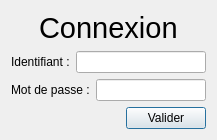
<?xml version="1.0" encoding="UTF-8"?>
<ui version="4.0">
 <class>Connexion</class>
 <widget class="QDialog" name="Connexion">
  <property name="geometry">
   <rect>
    <x>0</x>
    <y>0</y>
    <width>217</width>
    <height>140</height>
   </rect>
  </property>
  <property name="windowTitle">
   <string>Dialog</string>
  </property>
  <property name="sizeGripEnabled">
   <bool>false</bool>
  </property>
  <property name="modal">
   <bool>false</bool>
  </property>
  <layout class="QVBoxLayout" name="verticalLayout">
   <item alignment="Qt::AlignHCenter">
    <widget class="QLabel" name="labelConnexion">
     <property name="font">
      <font>
       <pointsize>22</pointsize>
      </font>
     </property>
     <property name="text">
      <string>Connexion</string>
     </property>
    </widget>
   </item>
   <item>
    <layout class="QHBoxLayout" name="horizontalLayout">
     <item>
      <widget class="QLabel" name="labelId">
       <property name="text">
        <string>Identifiant :</string>
       </property>
      </widget>
     </item>
     <item>
      <widget class="QLineEdit" name="lineEditId"/>
     </item>
    </layout>
   </item>
   <item>
    <layout class="QHBoxLayout" name="horizontalLayout_2">
     <item>
      <widget class="QLabel" name="labelMdp">
       <property name="text">
        <string>Mot de passe :</string>
       </property>
      </widget>
     </item>
     <item>
      <widget class="QLineEdit" name="lineEditMdp">
       <property name="echoMode">
        <enum>QLineEdit::Password</enum>
       </property>
      </widget>
     </item>
    </layout>
   </item>
   <item>
    <layout class="QHBoxLayout" name="horizontalLayout_3">
     <item alignment="Qt::AlignRight">
      <widget class="QPushButton" name="bValider">
       <property name="text">
        <string>Valider</string>
       </property>
      </widget>
     </item>
    </layout>
   </item>
  </layout>
 </widget>
 <resources/>
 <connections/>
</ui>
